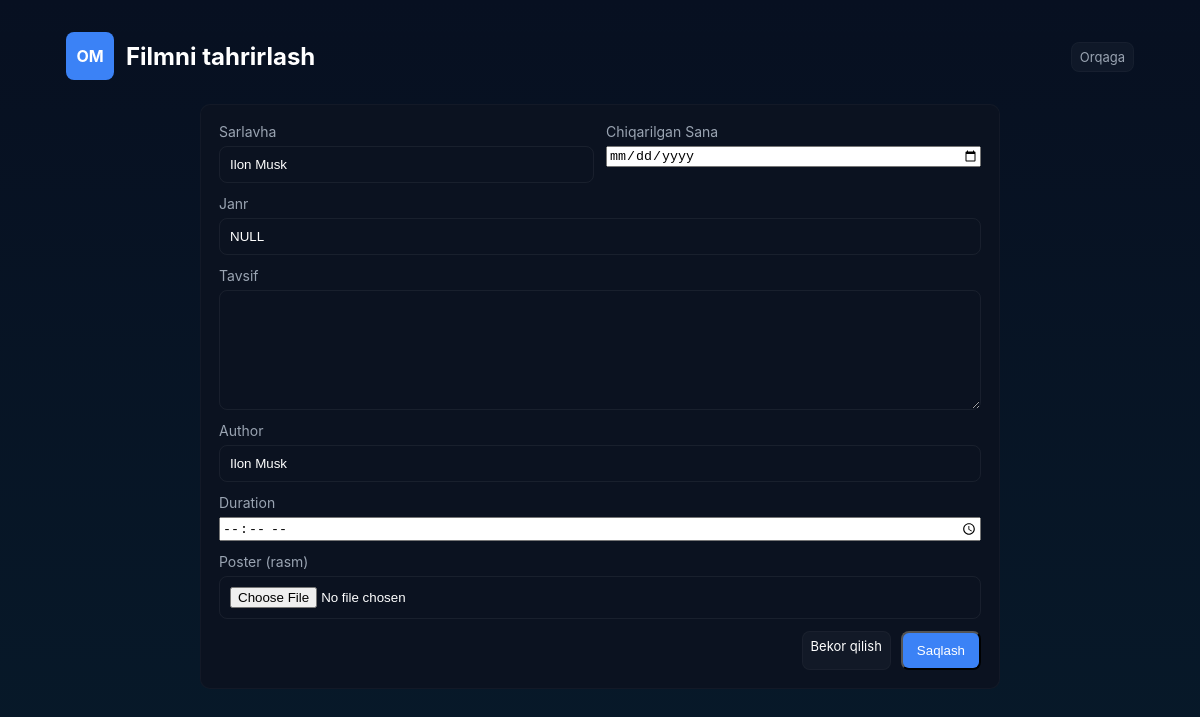
The app's page /update/2/ with its own data.
### movie/models.py (models this page shows, shortened)
class Movie(models.Model):
    title = models.CharField(max_length=100)
    desc = models.TextField()
    genre = models.CharField()
    date = models.DateTimeField()
    image = models.FileField(upload_to="movie/",blank=True,null=True)
    author = models.CharField(max_length=100,blank=True,null=True)
    duration = models.CharField(max_length=10,blank=True,null=True)

### movie/views.py (the view)
# urls.py: path('update/<int:id>/',update,name='update'),
def update(request,id):
    movie = get_object_or_404(Movie,id=id)
    if request.method == 'POST':
        print("Method is POST update")
        up_form = MovieForm(request.POST,request.FILES)
        if up_form.is_valid():
            print("up_form is valid")
            data = up_form.cleaned_data
            movie.title = data['title']
            movie.desc = data['desc']
            movie.author = data['author']
            movie.date = data['date']
            movie.duration = data['duration']
            movie.genre = data['genre']
            if "image" in request.FILES:
                movie.image = data['image']
            movie.save()
            return redirect('home')
        else:
            print("INVALID up form")
            return redirect('error')
    else:
        initial_data = {
            'title':movie.title,
            'desc':movie.desc,
            'author':movie.author,
            'duration':movie.duration,
            'date':movie.date,
            'genre':movie.genre,
        }
        form = MovieForm(initial=initial_data)
        return render(request,'update.html',{'form':form,"movie":movie})

### movie/forms.py
class MovieForm(forms.Form):
    title = forms.CharField(max_length=100)
    desc = forms.CharField(widget=forms.Textarea)
    genre = forms.CharField(max_length=50)
    date = forms.CharField(max_length=16)
    image = forms.FileField(required=False)
    author = forms.CharField(max_length=100)
    duration = forms.CharField(max_length=10)
    class Meta():
        pass

### movie/templates/update.html (shortened to what this page needs)
<!doctype html>
<html lang="uz">
<head>
    {% load static %}
<link rel="stylesheet" href="{% static 'style.css' %}">
</head>
<body>
<div class="container">
<div class="header">
<div class="brand"><div class="logo">OM</div><div><h2 style="margin:0">Filmni tahrirlash</h2></div></div>
<div class="nav"><a href="{% url 'home' %}" class="small-btn">Orqaga</a></div>
</div>
<div class="form-card">
<form action="{% url 'update' movie.id %}" method="post" enctype="multipart/form-data">{% csrf_token %}
<div class="form-row">
<div class="field">
<label for="title">Sarlavha</label>
<input id="title" name="title" value="{{movie.title}}" type="text" required>
</div>
<div class="field">
<label for="year">Chiqarilgan Sana</label>
<input id="year" value="{{movie.date}}" name="date" type="date" >
</div>
</div>
<div class="field">
<label for="genre">Janr</label>
<input id="genre" value="{{movie.genre}}" name="genre" type="text">
</div>
<div class="field">
<label for="desc">Tavsif </label>
<textarea id="desc" value="{{movie.desc}}" name="desc"></textarea>
</div>
<div class="field">
<label for="author"> Author </label>
<input  value="{{movie.author}}" name="author" type="text">
</div>
<div class="field">
<label for="duration"> Duration </label>
<input  pvalue="{{movie.duration}}" name="duration" type="time">
</div>
<div class="field">
<label for="poster">Poster (rasm)</label>
<input id="poster"  name="image" type="file" >
</div>
<div style="display:flex;gap:10px;justify-content:flex-end;margin-top:12px">
<a href="{% url 'home' %}" class="small-btn">Bekor qilish</a>
<button class="button" type="submit">Saqlash</button>
</div>
</form>
</div>
</div>
</body>
</html>

### movie/static/style.css (style rules this page uses)
:root { --bg: #0f1724; --card: #0b1220; --accent: #3b82f6; --muted: #9aa4b2; --white: #ffffff; }
* { box-sizing:border-box }
html,body { height:100%;margin:0;font-family:Inter, ui-sans-serif, system-ui, -apple-system, 'Segoe UI', Roboto, 'Helvetica Neue', Arial;background:linear-gradient(180deg,#071021 0%, #071a2a 100%);color:var(--white) }
.container { max-width:1100px;margin:32px auto;padding:0 16px }
.header { display:flex;align-items:center;justify-content:space-between;margin-bottom:24px }
.brand { display:flex;gap:12px;align-items:center }
.brand .logo { width:48px;height:48px;border-radius:8px;background:var(--accent);display:flex;align-items:center;justify-content:center;font-weight:700 }
.nav a { color:var(--muted);text-decoration:none;margin-left:12px }
.button { background:var(--accent);color:var(--white);padding:10px 14px;border-radius:8px;text-decoration:none;display:inline-block }
.small-btn { padding:6px 8px;border-radius:8px;background:rgba(255,255,255,0.03);border:1px solid rgba(255,255,255,0.03);text-decoration:none;color:var(--white);font-size:13px }
.form-card { max-width:800px;margin:0 auto;background:var(--card);padding:18px;border-radius:10px;border:1px solid rgba(255,255,255,0.03) }
.field { display:flex;flex-direction:column;margin-bottom:12px }
label { font-size:14px;margin-bottom:6px;color:var(--muted) }
input[type=text],input[type=number],textarea,select,input[type=file] { background:transparent;border:1px solid rgba(255,255,255,0.06);padding:10px;border-radius:8px;color:var(--white) }
textarea { min-height:120px }
.form-row { display:grid;grid-template-columns:1fr 1fr;gap:12px }

### records on screen
Movie: title "Ilon Musk", genre "NULL", author "Ilon Musk"
